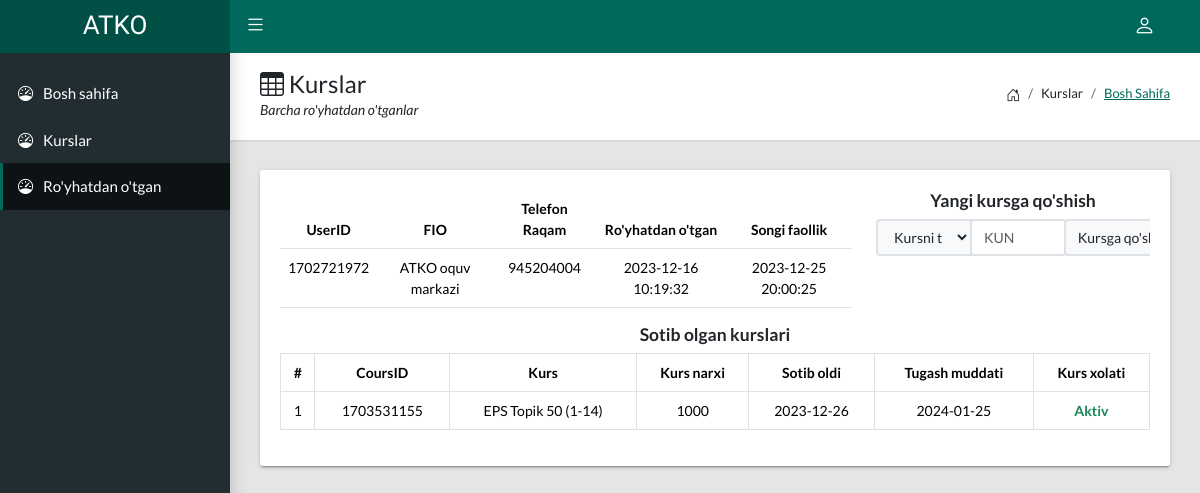
Page /admin/users_eye.php?UserID=1702721972 (signed in) on the committed database.
### tables this page shows
CREATE TABLE `user` (
  `id` int(11) NOT NULL,
  `UserID` varchar(25) NOT NULL,
  `FIO` varchar(45) NOT NULL,
  `Phone` varchar(45) NOT NULL,
  `Data` timestamp NOT NULL DEFAULT current_timestamp(),
  `HoverData` timestamp NOT NULL DEFAULT current_timestamp()
);

CREATE TABLE `user_cours` (
  `id` int(11) NOT NULL,
  `UserID` varchar(25) NOT NULL,
  `CoursID` varchar(25) NOT NULL,
  `Start` date NOT NULL,
  `End` date NOT NULL,
  `Text` varchar(45) NOT NULL
);

CREATE TABLE `cours` (
  `id` int(11) NOT NULL,
  `CoursID` varchar(20) NOT NULL,
  `CoursName` varchar(70) NOT NULL,
  `CoursText` varchar(70) NOT NULL,
  `CoursAbout` longtext NOT NULL,
  `CoursPrice` varchar(20) NOT NULL,
  `CoursImage` varchar(120) NOT NULL,
  `CoursMavzu` int(3) NOT NULL,
  `CoursTil` varchar(11) NOT NULL,
  `CoursDavomiy` varchar(8) NOT NULL,
  `CoursTecher` varchar(70) NOT NULL,
  `TecherImage` varchar(120) NOT NULL,
  `Muddat` int(100) NOT NULL,
  `Data` timestamp NOT NULL DEFAULT current_timestamp()
);

### admin/users_eye.php (the view, shortened to what this page needs)
<!DOCTYPE html>
<?php
  include("../config/confige.php");
  $sql = "SELECT * FROM `user` WHERE `UserID`='".$_GET['UserID']."'";
  $res = $conn->query($sql);
  $row = $res->fetch();
?>
<html lang="en">
  <head>
    <link rel="stylesheet" type="text/css" href="css/main.css">
    <link rel="stylesheet" type="text/css" href="https://cdn.jsdelivr.net/npm/bootstrap-icons@1.10.5/font/bootstrap-icons.css">
  </head>
  <body class="app sidebar-mini">
    <header class="app-header"><a class="app-header__logo" href="index.php">ATKO</a>
        <a class="app-sidebar__toggle" href="#" data-toggle="sidebar" aria-label="Hide Sidebar"></a>
        <ul class="app-nav">
          <li class="dropdown"><a class="app-nav__item" href="#" data-bs-toggle="dropdown" aria-label="Open Profile Menu"><i class="bi bi-person fs-4"></i></a>
          </li>
        </ul>
    </header>
    <aside class="app-sidebar">
        <ul class="app-menu">
          <li>
            <a class="app-menu__item" href="index.php">
              <i class="app-menu__icon bi bi-speedometer"></i><span class="app-menu__label">Bosh sahifa</span>
            </a>
          </li>
          <li>
            <a class="app-menu__item " href="cours.php">
              <i class="app-menu__icon bi bi-speedometer"></i><span class="app-menu__label">Kurslar</span>
            </a>
          </li>
          <li>
            <a class="app-menu__item active" href="users.php">
              <i class="app-menu__icon bi bi-speedometer"></i><span class="app-menu__label">Ro'yhatdan o'tgan</span>
            </a>
          </li>
        </ul>
    </aside>
    <main class="app-content">
      <div class="app-title">
        <div>
          <h1><i class="bi bi-table"></i> Kurslar</h1>
          <p>Barcha ro'yhatdan o'tganlar</p>
        </div>
        <ul class="app-breadcrumb breadcrumb side">
          <li class="breadcrumb-item"><i class="bi bi-house-door fs-6"></i></li>
          <li class="breadcrumb-item">Kurslar</li>
          <li class="breadcrumb-item active"><a href="index.php">Bosh sahifa</a></li>
        </ul>
      </div>
      <div class="row">
        <div class="col-md-12">
          <div class="tile">
            <div class="tile-body">
              <div class="table-responsive">
                <div class="row">
                    <div class="col-lg-8">
                        <table class="table text-center">
                            <thead>
                                <th>UserID</th>
                                <th>FIO</th>
                                <th>Telefon Raqam</th>
                                <th>Ro'yhatdan o'tgan</th>
                                <th>Songi faollik</th>
                            </thead>
                            <tbody>
                                <tr>
                                    <td><?php echo $row['UserID']; ?></td>
                                    <td><?php echo $row['FIO']; ?></td>
                                    <td><?php echo $row['Phone']; ?></td>
                                    <td><?php echo $row['Data']; ?></td>
                                    <td><?php echo $row['HoverData']; ?></td>
                                </tr>
                            </tbody>
                        </table>
                    </div>
                    <div class="col-lg-4">
                        <h5 class="w-100 text-center">Yangi kursga qo'shish</h5>
                        <form action="./connect/user/cours_user_plus.php?UserID=<?php echo $_GET['UserID']; ?>" method="post">
                            <div class="input-group w-100 text-center">
                                <select class="custom-select input-group-text" name="CoursID" style="width:35%;text-align:left" required>
                                    <option selected>Kursni tanlang</option>
                                </select>
                                <div class="input-group-append" style="width:35%;">
                                    <input class=" form-control" name="days" placeholder="KUN" type="number" required/>
                                </div>
                                <div class="input-group-append" style="width:30%;">
                                    <button class="input-group-text" name="CoursPlusUser" for="inputGroupSelect02">Kursga qo'shish</button>
                                </div>
                            </div>
                        </form>
                    </div>
                </div>
                <h5 class="w-100 text-center">Sotib olgan kurslari</h5>
                <table class="table table-hover table-bordered text-center">
                  <thead>
                    <tr>
                      <th>#</th>
                      <th>CoursID</th>
                      <th>Kurs</th>
                      <th>Kurs narxi</th>
                      <th>Sotib oldi</th>
                      <th>Tugash muddati</th>
                      <th>Kurs xolati</th>
                    </tr>
                  </thead>
                  <tbody>
                    <?php
                        $sql1 = "SELECT * FROM `user_cours` JOIN `cours` ON user_cours.CoursID=cours.CoursID WHERE user_cours.UserID='".$_GET['UserID']."'";
                        $res1 = $conn->query($sql1);
                        $i=1;
                        while ($row1 = $res1->fetch()) {
                            if(date("Y-m-d")<=$row1['End']){
                                $status = "<b class='text-success'>Aktiv</b>";
                            }else{
                                $status = "<b class='text-danger'>Yaknulangan</b>";
                            }
                            echo "<tr>
                                <td>".$i."</td>
                                <td>".$row1['CoursID']."</td>
                                <td>".$row1['CoursName']."</td>
                                <td>".$row1['CoursPrice']."</td>
                                <td>".$row1['Start']."</td>
                                <td>".$row1['End']."</td>
                                <td>".$status."</td>
                            </tr>";
                            $i++;
                        }
                    ?>
                  </tbody>
                </table>
              </div>
            </div>
          </div>
        </div>
      </div>
    </main>
    <link rel="stylesheet" href="https://cdn.datatables.net/v/bs5/dt-1.13.4/datatables.min.css">
  </body>
</html>

### rows in the picture
user: UserID "1702721972", FIO "ATKO oquv markazi", Phone "945204004", Data "2023-12-16 10:19:32", HoverData "2023-12-25 20:00:25"
user_cours: cours.CoursID "1703531155", cours.CoursName "EPS Topik 50 (1-14)", cours.CoursPrice "1000", Start "2023-12-26", End "2024-01-25", shows "Aktiv"
